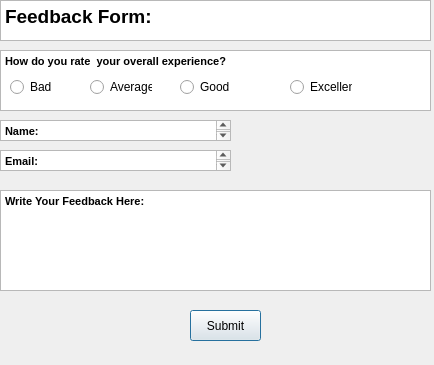
<?xml version="1.0" encoding="UTF-8"?>
<ui version="4.0">
 <class>Dialog</class>
 <widget class="QDialog" name="Dialog">
  <property name="geometry">
   <rect>
    <x>0</x>
    <y>0</y>
    <width>434</width>
    <height>365</height>
   </rect>
  </property>
  <property name="windowTitle">
   <string>Dialog</string>
  </property>
  <widget class="QTextEdit" name="textEdit">
   <property name="geometry">
    <rect>
     <x>0</x>
     <y>0</y>
     <width>431</width>
     <height>41</height>
    </rect>
   </property>
   <property name="html">
    <string>&lt;!DOCTYPE HTML PUBLIC &quot;-//W3C//DTD HTML 4.0//EN&quot; &quot;http://www.w3.org/TR/REC-html40/strict.dtd&quot;&gt;
&lt;html&gt;&lt;head&gt;&lt;meta name=&quot;qrichtext&quot; content=&quot;1&quot; /&gt;&lt;style type=&quot;text/css&quot;&gt;
p, li { white-space: pre-wrap; }
&lt;/style&gt;&lt;/head&gt;&lt;body style=&quot; font-family:'MS Shell Dlg 2'; font-size:8pt; font-weight:400; font-style:normal;&quot;&gt;
&lt;p style=&quot; margin-top:0px; margin-bottom:0px; margin-left:0px; margin-right:0px; -qt-block-indent:0; text-indent:0px;&quot;&gt;&lt;span style=&quot; font-size:14pt; font-weight:600;&quot;&gt;Feedback Form:&lt;/span&gt;&lt;/p&gt;&lt;/body&gt;&lt;/html&gt;</string>
   </property>
  </widget>
  <widget class="QTextEdit" name="textEdit_2">
   <property name="geometry">
    <rect>
     <x>0</x>
     <y>50</y>
     <width>431</width>
     <height>61</height>
    </rect>
   </property>
   <property name="html">
    <string>&lt;!DOCTYPE HTML PUBLIC &quot;-//W3C//DTD HTML 4.0//EN&quot; &quot;http://www.w3.org/TR/REC-html40/strict.dtd&quot;&gt;
&lt;html&gt;&lt;head&gt;&lt;meta name=&quot;qrichtext&quot; content=&quot;1&quot; /&gt;&lt;style type=&quot;text/css&quot;&gt;
p, li { white-space: pre-wrap; }
&lt;/style&gt;&lt;/head&gt;&lt;body style=&quot; font-family:'MS Shell Dlg 2'; font-size:8pt; font-weight:400; font-style:normal;&quot;&gt;
&lt;p style=&quot; margin-top:0px; margin-bottom:0px; margin-left:0px; margin-right:0px; -qt-block-indent:0; text-indent:0px;&quot;&gt;&lt;span style=&quot; font-weight:600;&quot;&gt;How do you rate  your overall experience?&lt;/span&gt;&lt;/p&gt;&lt;/body&gt;&lt;/html&gt;</string>
   </property>
  </widget>
  <widget class="QRadioButton" name="radioButton">
   <property name="geometry">
    <rect>
     <x>10</x>
     <y>80</y>
     <width>62</width>
     <height>14</height>
    </rect>
   </property>
   <property name="text">
    <string>Bad</string>
   </property>
  </widget>
  <widget class="QRadioButton" name="radioButton_2">
   <property name="geometry">
    <rect>
     <x>90</x>
     <y>80</y>
     <width>62</width>
     <height>14</height>
    </rect>
   </property>
   <property name="text">
    <string>Average</string>
   </property>
  </widget>
  <widget class="QRadioButton" name="radioButton_3">
   <property name="geometry">
    <rect>
     <x>180</x>
     <y>80</y>
     <width>62</width>
     <height>14</height>
    </rect>
   </property>
   <property name="text">
    <string>Good</string>
   </property>
  </widget>
  <widget class="QRadioButton" name="radioButton_4">
   <property name="geometry">
    <rect>
     <x>290</x>
     <y>80</y>
     <width>62</width>
     <height>14</height>
    </rect>
   </property>
   <property name="text">
    <string>Excellent</string>
   </property>
  </widget>
  <widget class="QTextEdit" name="textEdit_4">
   <property name="geometry">
    <rect>
     <x>0</x>
     <y>120</y>
     <width>231</width>
     <height>21</height>
    </rect>
   </property>
   <property name="html">
    <string>&lt;!DOCTYPE HTML PUBLIC &quot;-//W3C//DTD HTML 4.0//EN&quot; &quot;http://www.w3.org/TR/REC-html40/strict.dtd&quot;&gt;
&lt;html&gt;&lt;head&gt;&lt;meta name=&quot;qrichtext&quot; content=&quot;1&quot; /&gt;&lt;style type=&quot;text/css&quot;&gt;
p, li { white-space: pre-wrap; }
&lt;/style&gt;&lt;/head&gt;&lt;body style=&quot; font-family:'MS Shell Dlg 2'; font-size:8pt; font-weight:400; font-style:normal;&quot;&gt;
&lt;p style=&quot; margin-top:0px; margin-bottom:0px; margin-left:0px; margin-right:0px; -qt-block-indent:0; text-indent:0px;&quot;&gt;&lt;span style=&quot; font-weight:600;&quot;&gt;Name: &lt;/span&gt;&lt;/p&gt;&lt;/body&gt;&lt;/html&gt;</string>
   </property>
  </widget>
  <widget class="QTextEdit" name="textEdit_3">
   <property name="geometry">
    <rect>
     <x>0</x>
     <y>150</y>
     <width>231</width>
     <height>21</height>
    </rect>
   </property>
   <property name="html">
    <string>&lt;!DOCTYPE HTML PUBLIC &quot;-//W3C//DTD HTML 4.0//EN&quot; &quot;http://www.w3.org/TR/REC-html40/strict.dtd&quot;&gt;
&lt;html&gt;&lt;head&gt;&lt;meta name=&quot;qrichtext&quot; content=&quot;1&quot; /&gt;&lt;style type=&quot;text/css&quot;&gt;
p, li { white-space: pre-wrap; }
&lt;/style&gt;&lt;/head&gt;&lt;body style=&quot; font-family:'MS Shell Dlg 2'; font-size:8pt; font-weight:400; font-style:normal;&quot;&gt;
&lt;p style=&quot; margin-top:0px; margin-bottom:0px; margin-left:0px; margin-right:0px; -qt-block-indent:0; text-indent:0px;&quot;&gt;&lt;span style=&quot; font-weight:600;&quot;&gt;Email: &lt;/span&gt;&lt;/p&gt;&lt;/body&gt;&lt;/html&gt;</string>
   </property>
  </widget>
  <widget class="QTextEdit" name="textEdit_5">
   <property name="geometry">
    <rect>
     <x>0</x>
     <y>190</y>
     <width>431</width>
     <height>101</height>
    </rect>
   </property>
   <property name="html">
    <string>&lt;!DOCTYPE HTML PUBLIC &quot;-//W3C//DTD HTML 4.0//EN&quot; &quot;http://www.w3.org/TR/REC-html40/strict.dtd&quot;&gt;
&lt;html&gt;&lt;head&gt;&lt;meta name=&quot;qrichtext&quot; content=&quot;1&quot; /&gt;&lt;style type=&quot;text/css&quot;&gt;
p, li { white-space: pre-wrap; }
&lt;/style&gt;&lt;/head&gt;&lt;body style=&quot; font-family:'MS Shell Dlg 2'; font-size:8pt; font-weight:400; font-style:normal;&quot;&gt;
&lt;p style=&quot; margin-top:0px; margin-bottom:0px; margin-left:0px; margin-right:0px; -qt-block-indent:0; text-indent:0px;&quot;&gt;&lt;span style=&quot; font-weight:600;&quot;&gt;Write Your Feedback Here:&lt;/span&gt;&lt;/p&gt;&lt;/body&gt;&lt;/html&gt;</string>
   </property>
  </widget>
  <widget class="QPushButton" name="pushButton">
   <property name="geometry">
    <rect>
     <x>190</x>
     <y>310</y>
     <width>71</width>
     <height>31</height>
    </rect>
   </property>
   <property name="text">
    <string>Submit</string>
   </property>
  </widget>
 </widget>
 <resources/>
 <connections/>
</ui>
